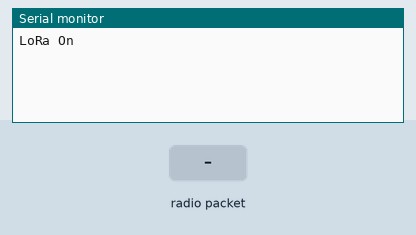
Recording of a program running on a simulated ESP32. Shown: the last lines printed to the serial monitor. The test bench sets the inputs (shaded band). No radio packets arrive unless stated.

Above: at 1.2 s.
1.3 s: radio packet "1" arrives
At 1.9 s:
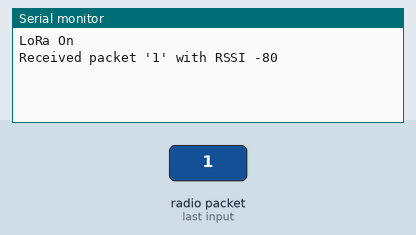
2.8 s: radio packet "0" arrives
At 4.2 s:
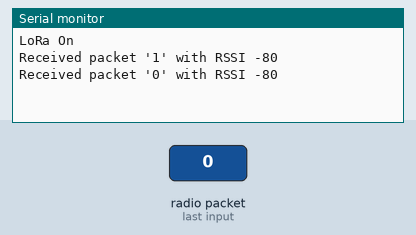

The program:

main.cpp
```cpp
#include <SPI.h>
#include <LoRa.h>


#define ss 5
#define rst 0
#define dio0 2


int counter = 0;

void setup() {
  Serial.begin(9600);
  while (!Serial);

  Serial.println("LoRa On");
  LoRa.setPins(ss, rst, dio0);

  if (!LoRa.begin(433E6)) {
    Serial.println("Starting LoRa failed!");
    while (1);
  }
  LoRa.setSpreadingFactor(9);
  LoRa.setCodingRate4(5);
  LoRa.setSignalBandwidth(125E3);
  LoRa.setGain(6);
}

void loop() {
  // try to parse packet
  int packetSize = LoRa.parsePacket();
  if (packetSize) {
    // received a packet
    Serial.print("Received packet '");

    // read packet
    while (LoRa.available()) {
      char r = (char)LoRa.read();
      Serial.print(r);

    }

    // print RSSI of packet

    Serial.print("' with RSSI ");
    Serial.println(LoRa.packetRssi());
  }

  if (Serial.available()) {
	  String input = Serial.readString();
    LoRa.beginPacket();
    LoRa.print(input);
    LoRa.endPacket();
  }
}
```

Measured:
- after the input at 1.3 s, the serial monitor: prints a new line at once (image 1)
- after the input at 2.8 s, the serial monitor: prints a new line at once (image 2)
